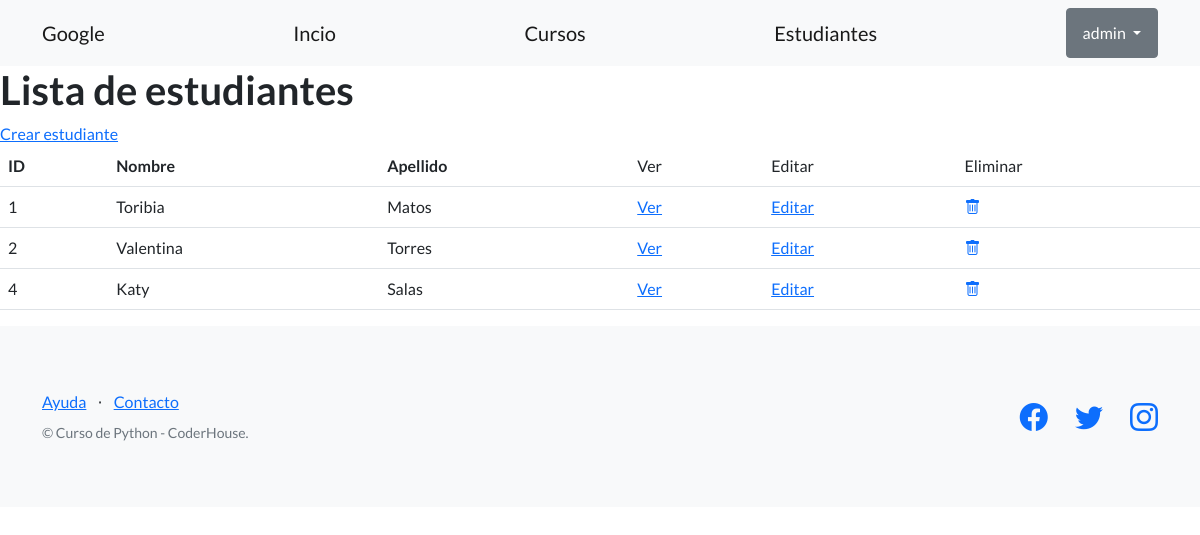
/estudios/estudiantes/ (signed in), run on the app's committed database.
### control_estudios/models.py (models this page shows, shortened)
class Estudiante(models.Model):
    nombre=models.CharField(max_length=256)
    apellido=models.CharField(max_length=256)
    fecha_nacimiento=models.DateField(blank=True, null=True)
    email=models.EmailField(blank=True)
    telefono=models.CharField(max_length=20, blank=True)#Buenas practicas para este tipo de datos
    dni=models.CharField(max_length=32)
    creador= models.ForeignKey(User, on_delete=models.SET_NULL, null=True)

### control_estudios/views.py (the view)
# urls.py: path("estudiantes/",EstudianteListView.as_view(), name="lista_estudiantes"),
class EstudianteListView(LoginRequiredMixin, ListView):
     model=Estudiante
     template_name='control_estudios/lista_estudiantes.html'

### control_estudios/templates/control_estudios/lista_estudiantes.html
{% extends "control_estudios/base.html" %}
{% block contenido %}
<section>
    <div>
        <h1>Lista de estudiantes</h1>
        <a href="{% url 'crear_estudiante' %}">Crear estudiante</a>
        <br>
        <table class="table">
            <tbody>
                <tr>
                    <th>ID</th>
                    <th>Nombre</th>
                    <th>Apellido</th>
                    <td>Ver</td>
                    <td>Editar</td>
                    <td>Eliminar</td>
                </tr>
                {% for alumno in object_list %}
                <tr>
                    <td>{{ alumno.id }}</td>
                    <td>{{ alumno.nombre }}</td>
                    <td>{{ alumno.apellido }}</td>
                    <td>
                        <a href="{% url 'ver_estudiante' alumno.id %}">Ver</a>
                    </td>
                    <td>
                        <a href="{% url 'editar_estudiante' alumno.id %}">Editar</a>
                    </td>
                    <td>
                        <a href="{% url 'eliminar_estudiante' alumno.id %}">
                          <i class="bi bi-trash"></i>
                        </a>
                    </td>
                </tr>
                {% endfor %}
            </tbody>
        </table>
    </div>
</section>
{% endblock contenido %}

### control_estudios/templates/control_estudios/base.html (shortened to what this page needs)
{% load static %}
<!DOCTYPE html>
<html lang="en">
    <head>
        <link href="https://cdn.jsdelivr.net/npm/bootstrap-icons@1.5.0/font/bootstrap-icons.css" rel="stylesheet" type="text/css" />
        <link href="{% static 'css/styles.css' %}" rel="stylesheet" />
    </head>
    <body>
        <nav class="navbar navbar-light bg-light static-top">
            <div class="container">
                <a class="navbar-brand" href="https://www.google.com">Google</a>
                <a class="navbar-brand" href="{% url 'inicio' %}">Incio</a>
                <a class="navbar-brand" href="{% url 'lista_cursos' %}">Cursos</a>
                <a class="navbar-brand" href="{% url 'lista_estudiantes' %}">Estudiantes</a>
                {% if user.is_authenticated %}
                <div class="dropdown">
                    <button class="btn btn-secondary dropdown-toggle" id="dropdownMenuButton1" data-bs-toggle="dropdown" aria-expanded="false">
                        <div style="display: inline-flex;">
                            <span> {{user.username}} </span>
                        </div>
                    </button>
                </div>
                {% else %}
                <a class="btn btn-primary" href="{% url 'login' %}">Inicio de sesion</a>
                <a class="btn btn-success" href="{% url 'registro' %}">Registro</a>
                {% endif %}
            </div>
        </nav>
        <section style="padding:80px 50 px;">
            {% block contenido %}
            {% endblock contenido %}
        </section>
        <footer class="footer bg-light">
            <div class="container">
                <div class="row">
                    <div class="col-lg-6 h-100 text-center text-lg-start my-auto">
                        <ul class="list-inline mb-2">
                            <li class="list-inline-item"><a href="#!">Ayuda</a></li>
                            <li class="list-inline-item">⋅</li>
                            <li class="list-inline-item"><a href="#!">Contacto</a></li>
                        </ul>
                        <p class="text-muted small mb-4 mb-lg-0">&copy; Curso de Python - CoderHouse.</p>
                    </div>
                    <div class="col-lg-6 h-100 text-center text-lg-end my-auto">
                        <ul class="list-inline mb-0">
                            <li class="list-inline-item me-4">
                                <a href="#!"><i class="bi-facebook fs-3"></i></a>
                            </li>
                            <li class="list-inline-item me-4">
                                <a href="https://twiter.com/coderhouse"><i class="bi-twitter fs-3"></i></a>
                            </li>
                            <li class="list-inline-item">
                                <a href="https://www.instagram.com/jimmy.riv9708/?hl=es"><i class="bi-instagram fs-3"></i></a>
                            </li>
                        </ul>
                    </div>
                </div>
            </div>
        </footer>
    </body>
</html>

### data on the page
Estudiante: id "1", nombre "Toribia", apellido "Matos"
Estudiante: id "2", nombre "Valentina", apellido "Torres"
Estudiante: id "4", nombre "Katy", apellido "Salas"

### other printed values
{{ user.username }} "admin"
